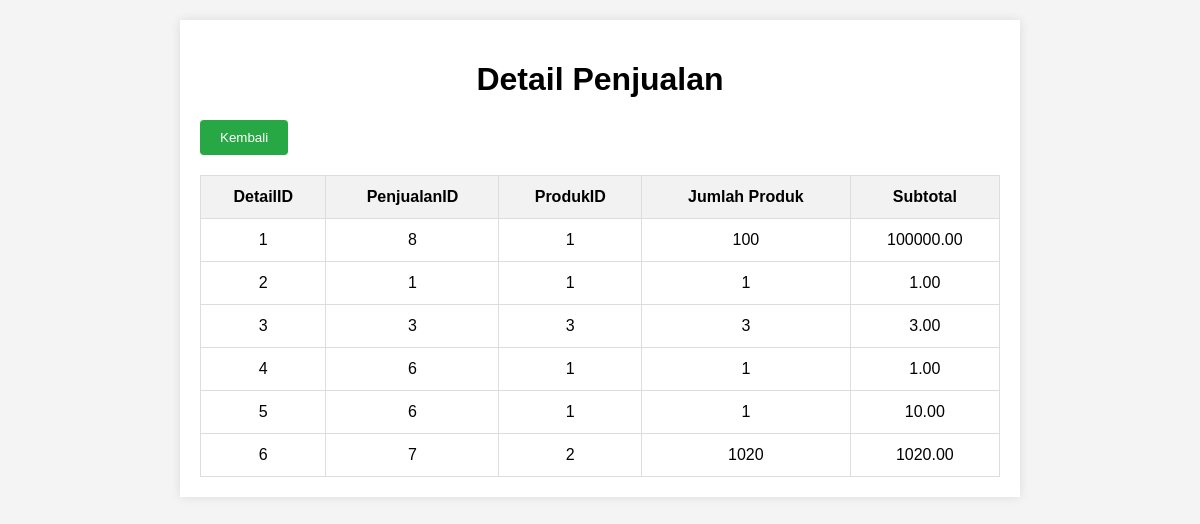
Screenshot of /aplikasi/tampilan/view_detailpenjualan.php with the database file from the repository.
### tables this page shows
CREATE TABLE `detailpenjualan` (
  `DetailID` int NOT NULL,
  `PenjualanID` int NOT NULL,
  `ProdukID` varchar(255) NOT NULL,
  `JumlahProduk` int NOT NULL,
  `Subtotal` decimal(10,2) NOT NULL
);

### aplikasi/tampilan/view_detailpenjualan.php (the view, shortened to what this page needs)
<!DOCTYPE html>
<html lang="en">
<head>
    <link rel="stylesheet" href="../style.css">
</head>
<body>
    <div class="container">
        <h1>Detail Penjualan</h1>
        <table>
            <thead>
                <tr>
                    <th>DetailID</th>
                    <th>PenjualanID</th>
                    <th>ProdukID</th>
                    <th>Jumlah Produk</th>
                    <th>Subtotal</th>
                </tr>
            </thead>
            <a href="../tampilan/index.php">
                <button type="button" class="view-button">Kembali</button>
            </a>
            <tbody>
                <?php
                $conn = new mysqli('localhost', 'root', '', 'aplikasi');
                $sql = "SELECT * FROM DetailPenjualan";
                $result = $conn->query($sql);
                if ($result->num_rows > 0) {
                    while ($row = $result->fetch_assoc()) {
                        echo "<tr>
                                <td>{$row['DetailID']}</td>
                                <td>{$row['PenjualanID']}</td>
                                <td>{$row['ProdukID']}</td>
                                <td>{$row['JumlahProduk']}</td>
                                <td>{$row['Subtotal']}</td>
                              </tr>";
                    }
                } else {
                    echo "<tr><td colspan='5'>No data available</td></tr>";
                }
                ?>
            </tbody>
        </table>
    </div>
</body>
</html>

### aplikasi/style.css (style rules this page uses)
body { font-family: Arial, sans-serif; background-color: #f8f9fa; padding: 20px; }
.container { max-width: 800px; margin: 0 auto; background-color: white; padding: 20px; box-shadow: 0px 0px 10px rgba(0, 0, 0, 0.1); }
h1, h2, h3 { text-align: center; }
button { padding: 10px 20px; background-color: #28a745; color: white; border: none; border-radius: 4px; cursor: pointer; }
table { width: 100%; border-collapse: collapse; margin-top: 20px; }
th, td { padding: 12px; border: 1px solid #ddd; text-align: center; }
th { background-color: #f2f2f2; }
body { margin: 0; font-family: Arial, sans-serif; background-color: #f4f4f4; }

### rows the page displays
detailpenjualan: DetailID "1", PenjualanID "8", ProdukID "1", JumlahProduk "100", Subtotal "100000.00"
detailpenjualan: DetailID "2", PenjualanID "1", ProdukID "1", JumlahProduk "1", Subtotal "1.00"
detailpenjualan: DetailID "3", PenjualanID "3", ProdukID "3", JumlahProduk "3", Subtotal "3.00"
detailpenjualan: DetailID "4", PenjualanID "6", ProdukID "1", JumlahProduk "1", Subtotal "1.00"
detailpenjualan: DetailID "5", PenjualanID "6", ProdukID "1", JumlahProduk "1", Subtotal "10.00"
detailpenjualan: DetailID "6", PenjualanID "7", ProdukID "2", JumlahProduk "1020", Subtotal "1020.00"
